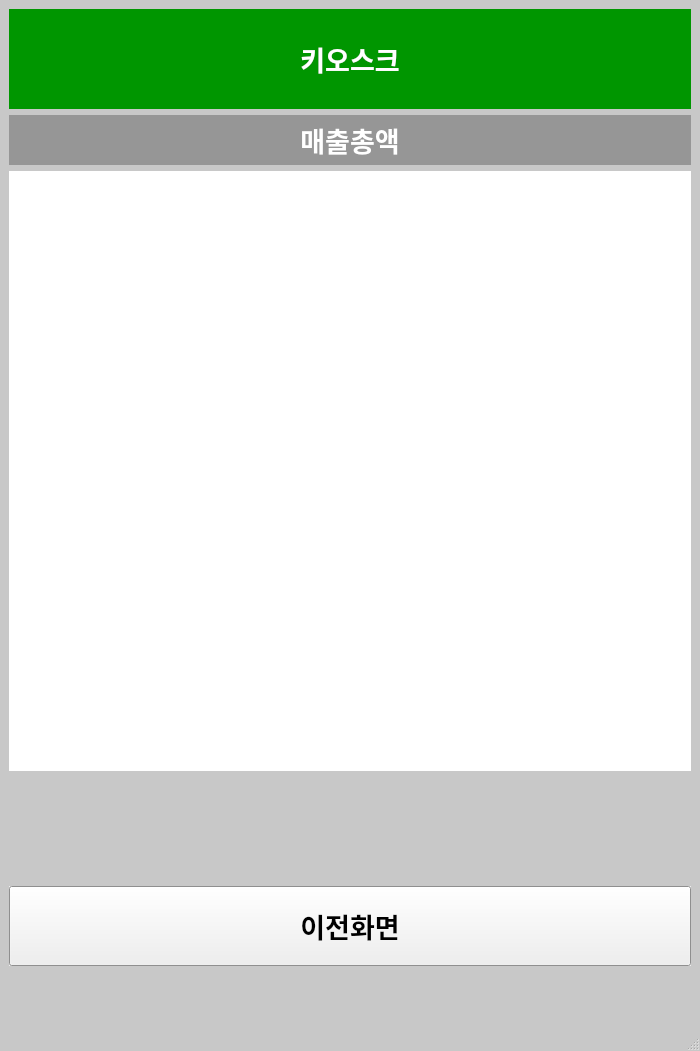
<?xml version="1.0" encoding="UTF-8"?>
<ui version="4.0">
 <class>MainWindow</class>
 <widget class="QMainWindow" name="MainWindow">
  <property name="geometry">
   <rect>
    <x>0</x>
    <y>0</y>
    <width>700</width>
    <height>1051</height>
   </rect>
  </property>
  <property name="palette">
   <palette>
    <active>
     <colorrole role="Base">
      <brush brushstyle="SolidPattern">
       <color alpha="255">
        <red>255</red>
        <green>255</green>
        <blue>255</blue>
       </color>
      </brush>
     </colorrole>
     <colorrole role="Window">
      <brush brushstyle="SolidPattern">
       <color alpha="255">
        <red>200</red>
        <green>200</green>
        <blue>200</blue>
       </color>
      </brush>
     </colorrole>
    </active>
    <inactive>
     <colorrole role="Base">
      <brush brushstyle="SolidPattern">
       <color alpha="255">
        <red>255</red>
        <green>255</green>
        <blue>255</blue>
       </color>
      </brush>
     </colorrole>
     <colorrole role="Window">
      <brush brushstyle="SolidPattern">
       <color alpha="255">
        <red>200</red>
        <green>200</green>
        <blue>200</blue>
       </color>
      </brush>
     </colorrole>
    </inactive>
    <disabled>
     <colorrole role="Base">
      <brush brushstyle="SolidPattern">
       <color alpha="255">
        <red>200</red>
        <green>200</green>
        <blue>200</blue>
       </color>
      </brush>
     </colorrole>
     <colorrole role="Window">
      <brush brushstyle="SolidPattern">
       <color alpha="255">
        <red>200</red>
        <green>200</green>
        <blue>200</blue>
       </color>
      </brush>
     </colorrole>
    </disabled>
   </palette>
  </property>
  <property name="windowTitle">
   <string>MainWindow</string>
  </property>
  <widget class="QWidget" name="centralwidget">
   <layout class="QGridLayout" name="gridLayout">
    <item row="0" column="0">
     <layout class="QVBoxLayout" name="verticalLayout_2">
      <item>
       <widget class="QLabel" name="Title_3">
        <property name="minimumSize">
         <size>
          <width>0</width>
          <height>100</height>
         </size>
        </property>
        <property name="maximumSize">
         <size>
          <width>16777215</width>
          <height>100</height>
         </size>
        </property>
        <property name="palette">
         <palette>
          <active>
           <colorrole role="WindowText">
            <brush brushstyle="SolidPattern">
             <color alpha="255">
              <red>255</red>
              <green>255</green>
              <blue>255</blue>
             </color>
            </brush>
           </colorrole>
           <colorrole role="Base">
            <brush brushstyle="SolidPattern">
             <color alpha="255">
              <red>255</red>
              <green>255</green>
              <blue>255</blue>
             </color>
            </brush>
           </colorrole>
           <colorrole role="Window">
            <brush brushstyle="SolidPattern">
             <color alpha="255">
              <red>0</red>
              <green>150</green>
              <blue>0</blue>
             </color>
            </brush>
           </colorrole>
          </active>
          <inactive>
           <colorrole role="WindowText">
            <brush brushstyle="SolidPattern">
             <color alpha="255">
              <red>255</red>
              <green>255</green>
              <blue>255</blue>
             </color>
            </brush>
           </colorrole>
           <colorrole role="Base">
            <brush brushstyle="SolidPattern">
             <color alpha="255">
              <red>255</red>
              <green>255</green>
              <blue>255</blue>
             </color>
            </brush>
           </colorrole>
           <colorrole role="Window">
            <brush brushstyle="SolidPattern">
             <color alpha="255">
              <red>0</red>
              <green>150</green>
              <blue>0</blue>
             </color>
            </brush>
           </colorrole>
          </inactive>
          <disabled>
           <colorrole role="WindowText">
            <brush brushstyle="SolidPattern">
             <color alpha="255">
              <red>120</red>
              <green>120</green>
              <blue>120</blue>
             </color>
            </brush>
           </colorrole>
           <colorrole role="Base">
            <brush brushstyle="SolidPattern">
             <color alpha="255">
              <red>0</red>
              <green>150</green>
              <blue>0</blue>
             </color>
            </brush>
           </colorrole>
           <colorrole role="Window">
            <brush brushstyle="SolidPattern">
             <color alpha="255">
              <red>0</red>
              <green>150</green>
              <blue>0</blue>
             </color>
            </brush>
           </colorrole>
          </disabled>
         </palette>
        </property>
        <property name="font">
         <font>
          <pointsize>20</pointsize>
          <weight>75</weight>
          <bold>true</bold>
          <underline>false</underline>
         </font>
        </property>
        <property name="autoFillBackground">
         <bool>true</bool>
        </property>
        <property name="text">
         <string>키오스크</string>
        </property>
        <property name="alignment">
         <set>Qt::AlignCenter</set>
        </property>
       </widget>
      </item>
      <item>
       <widget class="QLabel" name="Title_4">
        <property name="minimumSize">
         <size>
          <width>0</width>
          <height>50</height>
         </size>
        </property>
        <property name="maximumSize">
         <size>
          <width>16777215</width>
          <height>50</height>
         </size>
        </property>
        <property name="palette">
         <palette>
          <active>
           <colorrole role="WindowText">
            <brush brushstyle="SolidPattern">
             <color alpha="255">
              <red>255</red>
              <green>255</green>
              <blue>255</blue>
             </color>
            </brush>
           </colorrole>
           <colorrole role="Base">
            <brush brushstyle="SolidPattern">
             <color alpha="255">
              <red>255</red>
              <green>255</green>
              <blue>255</blue>
             </color>
            </brush>
           </colorrole>
           <colorrole role="Window">
            <brush brushstyle="SolidPattern">
             <color alpha="255">
              <red>150</red>
              <green>150</green>
              <blue>150</blue>
             </color>
            </brush>
           </colorrole>
          </active>
          <inactive>
           <colorrole role="WindowText">
            <brush brushstyle="SolidPattern">
             <color alpha="255">
              <red>255</red>
              <green>255</green>
              <blue>255</blue>
             </color>
            </brush>
           </colorrole>
           <colorrole role="Base">
            <brush brushstyle="SolidPattern">
             <color alpha="255">
              <red>255</red>
              <green>255</green>
              <blue>255</blue>
             </color>
            </brush>
           </colorrole>
           <colorrole role="Window">
            <brush brushstyle="SolidPattern">
             <color alpha="255">
              <red>150</red>
              <green>150</green>
              <blue>150</blue>
             </color>
            </brush>
           </colorrole>
          </inactive>
          <disabled>
           <colorrole role="WindowText">
            <brush brushstyle="SolidPattern">
             <color alpha="255">
              <red>120</red>
              <green>120</green>
              <blue>120</blue>
             </color>
            </brush>
           </colorrole>
           <colorrole role="Base">
            <brush brushstyle="SolidPattern">
             <color alpha="255">
              <red>150</red>
              <green>150</green>
              <blue>150</blue>
             </color>
            </brush>
           </colorrole>
           <colorrole role="Window">
            <brush brushstyle="SolidPattern">
             <color alpha="255">
              <red>150</red>
              <green>150</green>
              <blue>150</blue>
             </color>
            </brush>
           </colorrole>
          </disabled>
         </palette>
        </property>
        <property name="font">
         <font>
          <pointsize>20</pointsize>
          <weight>75</weight>
          <bold>true</bold>
          <underline>false</underline>
         </font>
        </property>
        <property name="autoFillBackground">
         <bool>true</bool>
        </property>
        <property name="text">
         <string>매출총액</string>
        </property>
        <property name="alignment">
         <set>Qt::AlignCenter</set>
        </property>
       </widget>
      </item>
      <item>
       <widget class="QLabel" name="label_7">
        <property name="minimumSize">
         <size>
          <width>0</width>
          <height>600</height>
         </size>
        </property>
        <property name="maximumSize">
         <size>
          <width>16777215</width>
          <height>16777215</height>
         </size>
        </property>
        <property name="palette">
         <palette>
          <active>
           <colorrole role="Base">
            <brush brushstyle="SolidPattern">
             <color alpha="255">
              <red>255</red>
              <green>255</green>
              <blue>255</blue>
             </color>
            </brush>
           </colorrole>
           <colorrole role="Window">
            <brush brushstyle="SolidPattern">
             <color alpha="255">
              <red>255</red>
              <green>255</green>
              <blue>255</blue>
             </color>
            </brush>
           </colorrole>
          </active>
          <inactive>
           <colorrole role="Base">
            <brush brushstyle="SolidPattern">
             <color alpha="255">
              <red>255</red>
              <green>255</green>
              <blue>255</blue>
             </color>
            </brush>
           </colorrole>
           <colorrole role="Window">
            <brush brushstyle="SolidPattern">
             <color alpha="255">
              <red>255</red>
              <green>255</green>
              <blue>255</blue>
             </color>
            </brush>
           </colorrole>
          </inactive>
          <disabled>
           <colorrole role="Base">
            <brush brushstyle="SolidPattern">
             <color alpha="255">
              <red>255</red>
              <green>255</green>
              <blue>255</blue>
             </color>
            </brush>
           </colorrole>
           <colorrole role="Window">
            <brush brushstyle="SolidPattern">
             <color alpha="255">
              <red>255</red>
              <green>255</green>
              <blue>255</blue>
             </color>
            </brush>
           </colorrole>
          </disabled>
         </palette>
        </property>
        <property name="autoFillBackground">
         <bool>true</bool>
        </property>
        <property name="text">
         <string/>
        </property>
       </widget>
      </item>
      <item>
       <widget class="QLabel" name="label_6">
        <property name="maximumSize">
         <size>
          <width>16777215</width>
          <height>16777215</height>
         </size>
        </property>
        <property name="text">
         <string/>
        </property>
       </widget>
      </item>
      <item>
       <widget class="QLabel" name="label_9">
        <property name="maximumSize">
         <size>
          <width>16777215</width>
          <height>16777215</height>
         </size>
        </property>
        <property name="text">
         <string/>
        </property>
       </widget>
      </item>
      <item>
       <widget class="QPushButton" name="Admin">
        <property name="minimumSize">
         <size>
          <width>0</width>
          <height>80</height>
         </size>
        </property>
        <property name="font">
         <font>
          <pointsize>20</pointsize>
          <weight>75</weight>
          <bold>true</bold>
         </font>
        </property>
        <property name="autoFillBackground">
         <bool>true</bool>
        </property>
        <property name="text">
         <string>이전화면</string>
        </property>
        <property name="checkable">
         <bool>false</bool>
        </property>
        <property name="flat">
         <bool>false</bool>
        </property>
       </widget>
      </item>
      <item>
       <widget class="QLabel" name="label_10">
        <property name="minimumSize">
         <size>
          <width>0</width>
          <height>0</height>
         </size>
        </property>
        <property name="maximumSize">
         <size>
          <width>16777215</width>
          <height>16777215</height>
         </size>
        </property>
        <property name="text">
         <string/>
        </property>
       </widget>
      </item>
     </layout>
    </item>
   </layout>
  </widget>
  <widget class="QMenuBar" name="menubar">
   <property name="geometry">
    <rect>
     <x>0</x>
     <y>0</y>
     <width>700</width>
     <height>26</height>
    </rect>
   </property>
  </widget>
  <widget class="QStatusBar" name="statusbar"/>
 </widget>
 <resources/>
 <connections/>
</ui>
